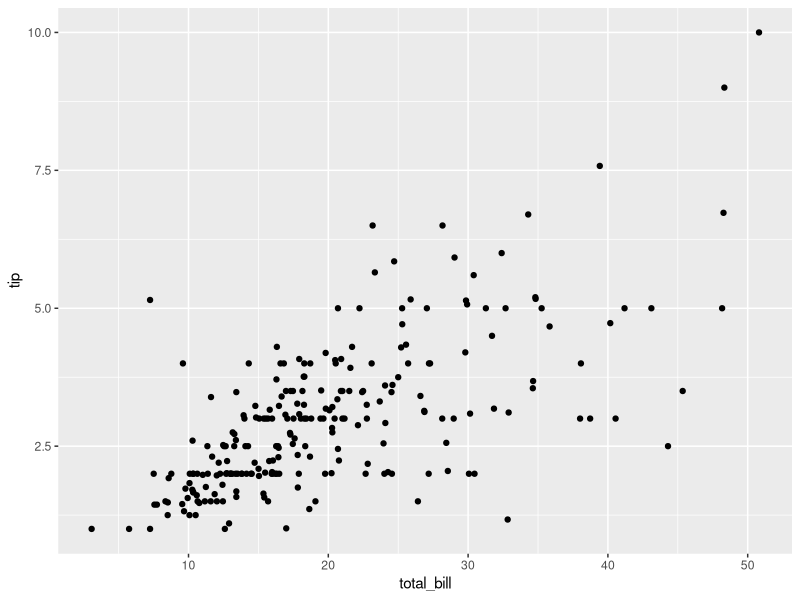
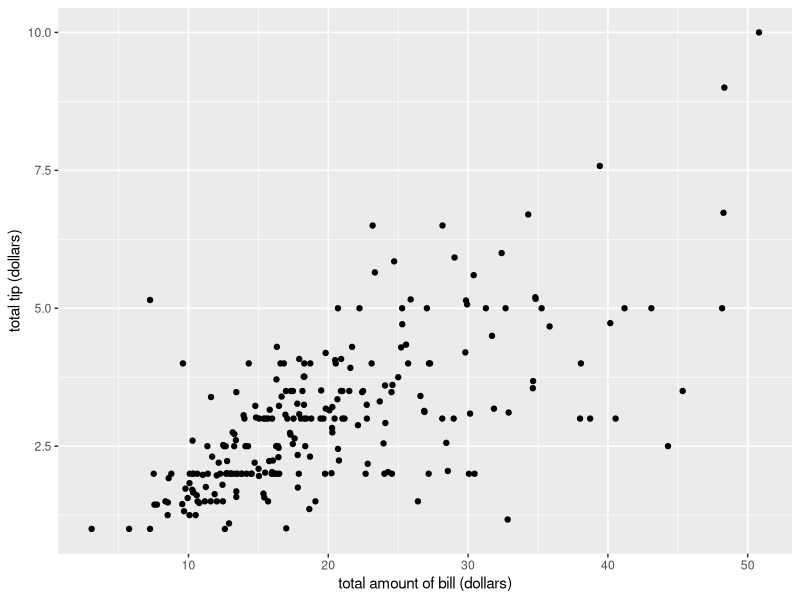
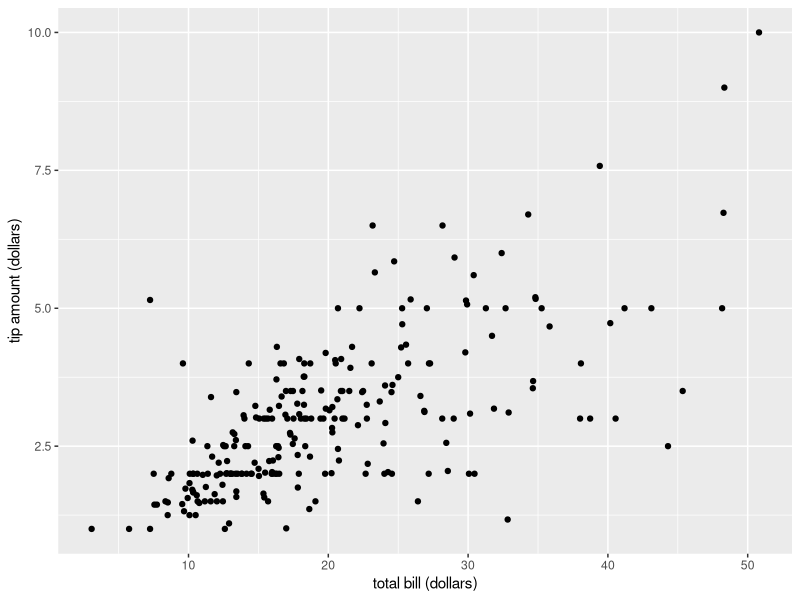
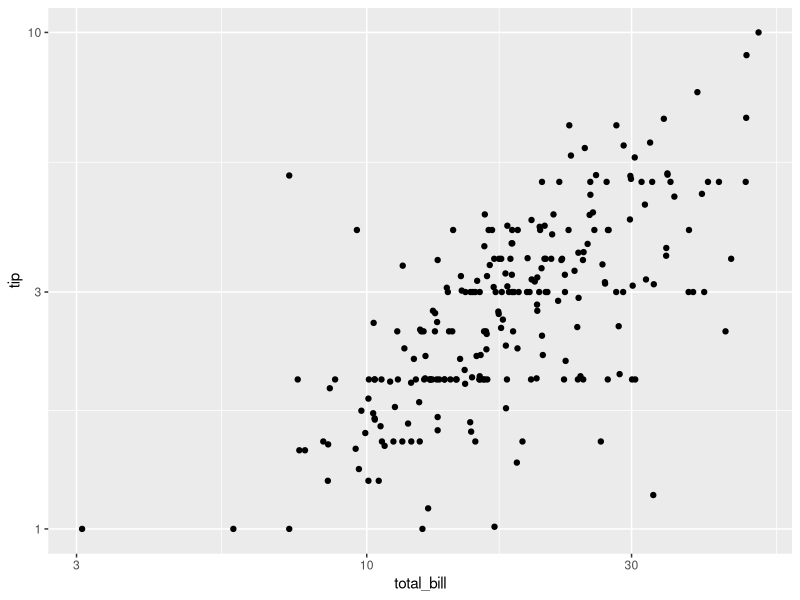
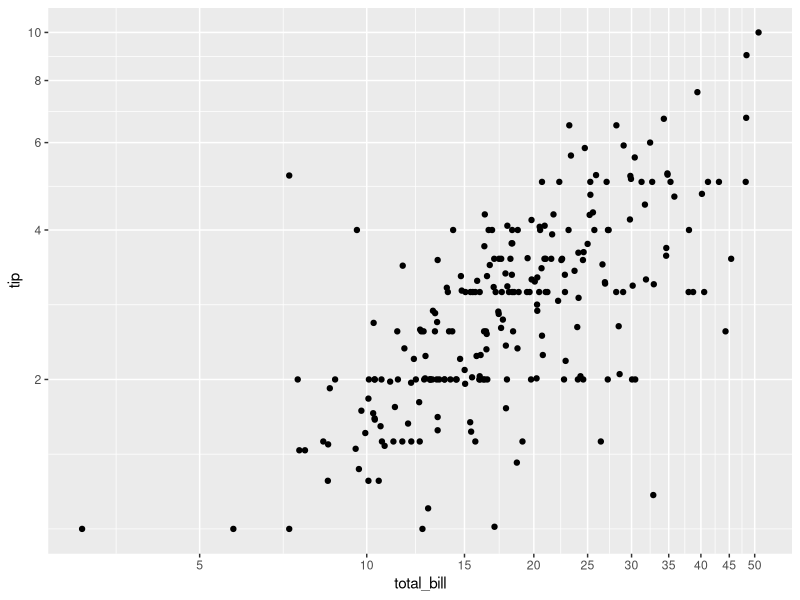
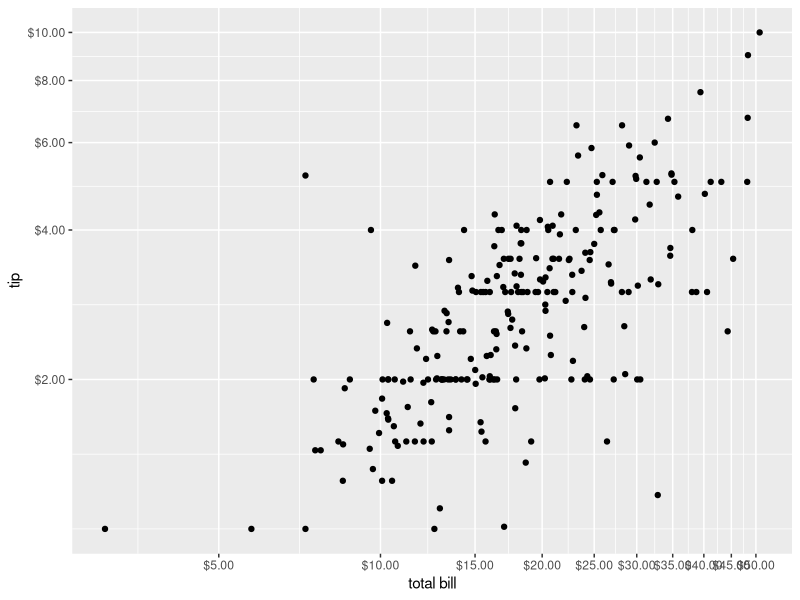
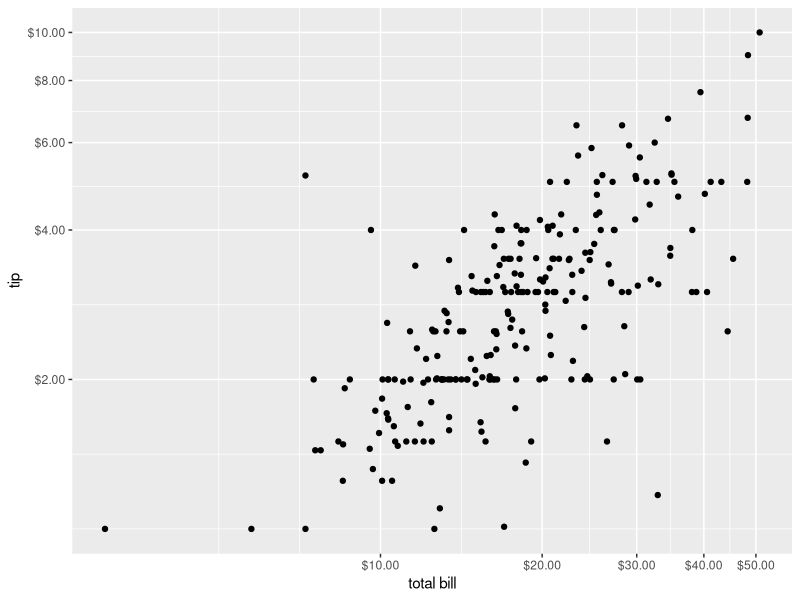
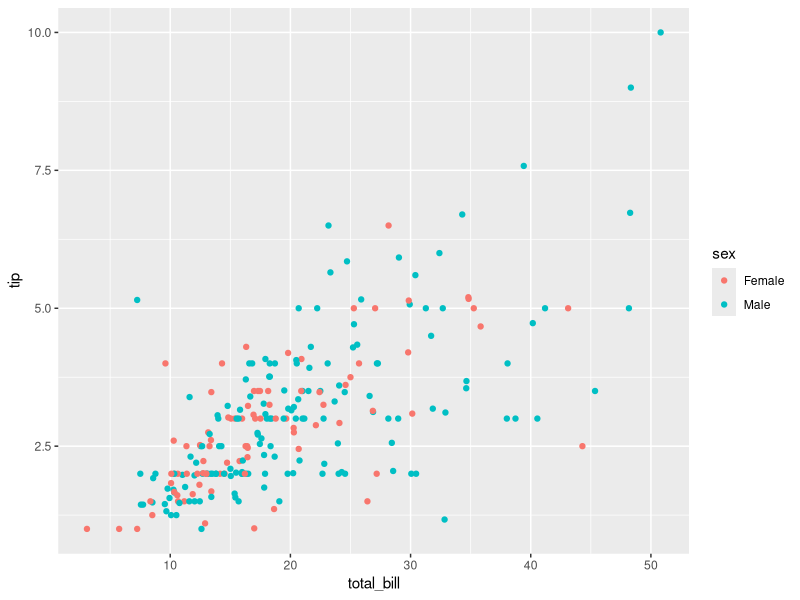

Generate these figures, in order, with R:
## ---- chunk 1
library(tidyverse)
library(reshape2)
?tips
my.tips <- tips
head(my.tips)
summary(my.tips)

## ---- chunk 2
(tips.scatter1 <- ggplot(my.tips, aes(total_bill, tip)) + geom_point())

tips.scatter1 + xlab("total amount of bill (dollars)") + ylab("total tip (dollars)")

tips.scatter1 + scale_x_continuous(name = "total bill (dollars)") + scale_y_continuous("tip amount (dollars)")

## ---- chunk 3
library(scales)

tips.scatter1 + scale_x_log10() + scale_y_log10()
tips.scatter1 + scale_x_log10(breaks = seq(0, 50, 5)) + scale_y_log10(breaks = seq(0, 10, 2))
tips.scatter1 + scale_x_log10(breaks = seq(0, 50, 5), labels = dollar, name = "total bill") + 
  scale_y_log10(breaks = seq(0, 10, 2), labels = dollar)

tips.scatter1 + scale_x_log10(breaks = seq(0, 50, 10), labels = dollar, name = "total bill") + 
  scale_y_log10(breaks = seq(0, 10, 2), labels = dollar)

## ---- chunk 4
(tips.scatter2 <- ggplot(my.tips, aes(total_bill, tip)) + geom_point(aes(color = sex)))
log.dollar.x <- scale_x_log10(breaks = seq(0, 50, 10), labels = dollar, name = "total bill")
log.dollar.y <- scale_y_log10(breaks = seq(0, 10, 2), labels = dollar)

tips.scatter2 + log.dollar.x + log.dollar.y + scale_color_brewer(palette = "Set1")
tips.scatter2 + log.dollar.x + log.dollar.y + scale_color_manual(values = c("hotpink", "skyblue2"))

tips.scatter2 + log.dollar.x + log.dollar.y + scale_color_manual(values = c("hotpink", "skyblue2")) +
  geom_smooth(method = "lm", aes(color = sex))

tips.scatter2 + log.dollar.x + log.dollar.y + scale_color_manual(values = c("hotpink", "skyblue2")) +
  geom_smooth(aes(color = sex))

tips.scatter2 + log.dollar.x + log.dollar.y + scale_color_manual(values = c("hotpink", "skyblue2")) +
  geom_smooth(method = "lm", aes(color = sex)) + theme_minimal()


## ---- chunk 5

## ---- chunk 6


## ---- chunk 7

